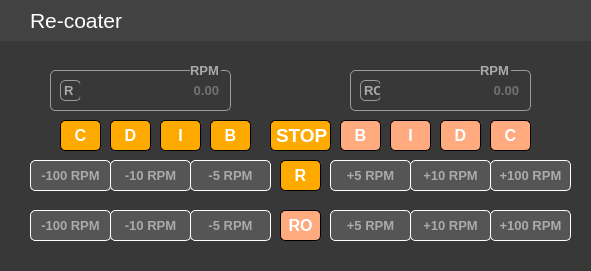
     <widget class="QFrame" name="frame_8">
      <property name="geometry">
       <rect>
        <x>1110</x>
        <y>720</y>
        <width>591</width>
        <height>271</height>
       </rect>
      </property>
      <property name="styleSheet">
       <string notr="true">background-color: rgb(56, 56, 56);
border:0px;</string>
      </property>
      <property name="frameShape">
       <enum>QFrame::StyledPanel</enum>
      </property>
      <property name="frameShadow">
       <enum>QFrame::Raised</enum>
      </property>
      <widget class="QFrame" name="frame_19">
       <property name="geometry">
        <rect>
         <x>0</x>
         <y>0</y>
         <width>601</width>
         <height>41</height>
        </rect>
       </property>
       <property name="styleSheet">
        <string notr="true">border:0px solid rgb(0,0,0);
background-color: rgb(66, 66, 66);</string>
       </property>
       <property name="frameShape">
        <enum>QFrame::StyledPanel</enum>
       </property>
       <property name="frameShadow">
        <enum>QFrame::Raised</enum>
       </property>
       <widget class="QLabel" name="label_18">
        <property name="geometry">
         <rect>
          <x>30</x>
          <y>0</y>
          <width>141</width>
          <height>41</height>
         </rect>
        </property>
        <property name="font">
         <font>
          <family>Arial</family>
          <pointsize>16</pointsize>
          <weight>50</weight>
          <bold>false</bold>
         </font>
        </property>
        <property name="styleSheet">
         <string notr="true">border:0px;
color: rgb(255, 255,255);
background-color: rgb(255, 255);</string>
        </property>
        <property name="text">
         <string>Re-coater</string>
        </property>
       </widget>
      </widget>
      <widget class="QPushButton" name="recoater">
       <property name="geometry">
        <rect>
         <x>280</x>
         <y>160</y>
         <width>41</width>
         <height>31</height>
        </rect>
       </property>
       <property name="font">
        <font>
         <family>Arial</family>
         <pointsize>12</pointsize>
         <weight>75</weight>
         <bold>true</bold>
        </font>
       </property>
       <property name="styleSheet">
        <string notr="true">color: rgb(255, 255, 255);
background-color: rgb(255, 170, 0);
border: 1px solid rgb(0,0,0);
border-radius:5px;</string>
       </property>
       <property name="text">
        <string>R</string>
       </property>
      </widget>
      <widget class="QPushButton" name="roller">
       <property name="geometry">
        <rect>
         <x>280</x>
         <y>210</y>
         <width>41</width>
         <height>31</height>
        </rect>
       </property>
       <property name="font">
        <font>
         <family>Arial</family>
         <pointsize>12</pointsize>
         <weight>75</weight>
         <bold>true</bold>
        </font>
       </property>
       <property name="styleSheet">
        <string notr="true">color: rgb(255, 255, 255);
background-color:rgb(255, 170, 127);
border: 1px solid rgb(0,0,0);
border-radius:5px;</string>
       </property>
       <property name="text">
        <string>RO</string>
       </property>
      </widget>
      <widget class="QPushButton" name="R5">
       <property name="geometry">
        <rect>
         <x>330</x>
         <y>160</y>
         <width>81</width>
         <height>31</height>
        </rect>
       </property>
       <property name="font">
        <font>
         <family>Arial</family>
         <pointsize>10</pointsize>
         <weight>75</weight>
         <bold>true</bold>
        </font>
       </property>
       <property name="styleSheet">
        <string notr="true">border:1px solid rgb(255,255,255);
border-radius:5px;
color: rgb(170, 170, 170);
background-color: rgb(85, 85, 85);</string>
       </property>
       <property name="text">
        <string>+5 RPM</string>
       </property>
      </widget>
      <widget class="QPushButton" name="R100">
       <property name="geometry">
        <rect>
         <x>490</x>
         <y>160</y>
         <width>81</width>
         <height>31</height>
        </rect>
       </property>
       <property name="font">
        <font>
         <family>Arial</family>
         <pointsize>10</pointsize>
         <weight>75</weight>
         <bold>true</bold>
        </font>
       </property>
       <property name="styleSheet">
        <string notr="true">border:1px solid rgb(255,255,255);
border-radius:5px;
color: rgb(170, 170, 170);
background-color: rgb(85, 85, 85);</string>
       </property>
       <property name="text">
        <string>+100 RPM</string>
       </property>
      </widget>
      <widget class="QPushButton" name="R10">
       <property name="geometry">
        <rect>
         <x>410</x>
         <y>160</y>
         <width>81</width>
         <height>31</height>
        </rect>
       </property>
       <property name="font">
        <font>
         <family>Arial</family>
         <pointsize>10</pointsize>
         <weight>75</weight>
         <bold>true</bold>
        </font>
       </property>
       <property name="styleSheet">
        <string notr="true">border:1px solid rgb(255,255,255);
border-radius:5px;
color: rgb(170, 170, 170);
background-color: rgb(85, 85, 85);</string>
       </property>
       <property name="text">
        <string>+10 RPM</string>
       </property>
      </widget>
      <widget class="QPushButton" name="RO100">
       <property name="geometry">
        <rect>
         <x>490</x>
         <y>210</y>
         <width>81</width>
         <height>31</height>
        </rect>
       </property>
       <property name="font">
        <font>
         <family>Arial</family>
         <pointsize>10</pointsize>
         <weight>75</weight>
         <bold>true</bold>
        </font>
       </property>
       <property name="styleSheet">
        <string notr="true">border:1px solid rgb(255,255,255);
border-radius:5px;
color: rgb(170, 170, 170);
background-color: rgb(85, 85, 85);</string>
       </property>
       <property name="text">
        <string>+100 RPM</string>
       </property>
      </widget>
      <widget class="QPushButton" name="RO10">
       <property name="geometry">
        <rect>
         <x>410</x>
         <y>210</y>
         <width>81</width>
         <height>31</height>
        </rect>
       </property>
       <property name="font">
        <font>
         <family>Arial</family>
         <pointsize>10</pointsize>
         <weight>75</weight>
         <bold>true</bold>
        </font>
       </property>
       <property name="styleSheet">
        <string notr="true">border:1px solid rgb(255,255,255);
border-radius:5px;
color: rgb(170, 170, 170);
background-color: rgb(85, 85, 85);</string>
       </property>
       <property name="text">
        <string>+10 RPM</string>
       </property>
      </widget>
      <widget class="QPushButton" name="RO5">
       <property name="geometry">
        <rect>
         <x>330</x>
         <y>210</y>
         <width>81</width>
         <height>31</height>
        </rect>
       </property>
       <property name="font">
        <font>
         <family>Arial</family>
         <pointsize>10</pointsize>
         <weight>75</weight>
         <bold>true</bold>
        </font>
       </property>
       <property name="styleSheet">
        <string notr="true">border:1px solid rgb(255,255,255);
border-radius:5px;
color: rgb(170, 170, 170);
background-color: rgb(85, 85, 85);</string>
       </property>
       <property name="text">
        <string>+5 RPM</string>
       </property>
      </widget>
      <widget class="QPushButton" name="mR100">
       <property name="geometry">
        <rect>
         <x>30</x>
         <y>160</y>
         <width>81</width>
         <height>31</height>
        </rect>
       </property>
       <property name="font">
        <font>
         <family>Arial</family>
         <pointsize>10</pointsize>
         <weight>75</weight>
         <bold>true</bold>
        </font>
       </property>
       <property name="styleSheet">
        <string notr="true">border:1px solid rgb(255,255,255);
border-radius:5px;
color: rgb(170, 170, 170);
background-color: rgb(85, 85, 85);</string>
       </property>
       <property name="text">
        <string>-100 RPM</string>
       </property>
      </widget>
      <widget class="QPushButton" name="mR10">
       <property name="geometry">
        <rect>
         <x>110</x>
         <y>160</y>
         <width>81</width>
         <height>31</height>
        </rect>
       </property>
       <property name="font">
        <font>
         <family>Arial</family>
         <pointsize>10</pointsize>
         <weight>75</weight>
         <bold>true</bold>
        </font>
       </property>
       <property name="styleSheet">
        <string notr="true">border:1px solid rgb(255,255,255);
border-radius:5px;
color: rgb(170, 170, 170);
background-color: rgb(85, 85, 85);</string>
       </property>
       <property name="text">
        <string>-10 RPM</string>
       </property>
      </widget>
      <widget class="QPushButton" name="mR5">
       <property name="geometry">
        <rect>
         <x>190</x>
         <y>160</y>
         <width>81</width>
         <height>31</height>
        </rect>
       </property>
       <property name="font">
        <font>
         <family>Arial</family>
         <pointsize>10</pointsize>
         <weight>75</weight>
         <bold>true</bold>
        </font>
       </property>
       <property name="styleSheet">
        <string notr="true">border:1px solid rgb(255,255,255);
border-radius:5px;
color: rgb(170, 170, 170);
background-color: rgb(85, 85, 85);</string>
       </property>
       <property name="text">
        <string>-5 RPM</string>
       </property>
      </widget>
      <widget class="QPushButton" name="mRO100">
       <property name="geometry">
        <rect>
         <x>30</x>
         <y>210</y>
         <width>81</width>
         <height>31</height>
        </rect>
       </property>
       <property name="font">
        <font>
         <family>Arial</family>
         <pointsize>10</pointsize>
         <weight>75</weight>
         <bold>true</bold>
        </font>
       </property>
       <property name="styleSheet">
        <string notr="true">border:1px solid rgb(255,255,255);
border-radius:5px;
color: rgb(170, 170, 170);
background-color: rgb(85, 85, 85);</string>
       </property>
       <property name="text">
        <string>-100 RPM</string>
       </property>
      </widget>
      <widget class="QPushButton" name="mRO10">
       <property name="geometry">
        <rect>
         <x>110</x>
         <y>210</y>
         <width>81</width>
         <height>31</height>
        </rect>
       </property>
       <property name="font">
        <font>
         <family>Arial</family>
         <pointsize>10</pointsize>
         <weight>75</weight>
         <bold>true</bold>
        </font>
       </property>
       <property name="styleSheet">
        <string notr="true">border:1px solid rgb(255,255,255);
border-radius:5px;
color: rgb(170, 170, 170);
background-color: rgb(85, 85, 85);</string>
       </property>
       <property name="text">
        <string>-10 RPM</string>
       </property>
      </widget>
      <widget class="QPushButton" name="mRO5">
       <property name="geometry">
        <rect>
         <x>190</x>
         <y>210</y>
         <width>81</width>
         <height>31</height>
        </rect>
       </property>
       <property name="font">
        <font>
         <family>Arial</family>
         <pointsize>10</pointsize>
         <weight>75</weight>
         <bold>true</bold>
        </font>
       </property>
       <property name="styleSheet">
        <string notr="true">border:1px solid rgb(255,255,255);
border-radius:5px;
color: rgb(170, 170, 170);
background-color: rgb(85, 85, 85);</string>
       </property>
       <property name="text">
        <string>-5 RPM</string>
       </property>
      </widget>
      <widget class="QFrame" name="frame_23">
       <property name="geometry">
        <rect>
         <x>50</x>
         <y>70</y>
         <width>181</width>
         <height>41</height>
        </rect>
       </property>
       <property name="styleSheet">
        <string notr="true">border: 1px solid rgb(155,155,155);
border-radius:5px;</string>
       </property>
       <property name="frameShape">
        <enum>QFrame::StyledPanel</enum>
       </property>
       <property name="frameShadow">
        <enum>QFrame::Raised</enum>
       </property>
       <widget class="QLabel" name="label_37">
        <property name="geometry">
         <rect>
          <x>10</x>
          <y>10</y>
          <width>21</width>
          <height>21</height>
         </rect>
        </property>
        <property name="font">
         <font>
          <family>Arial</family>
          <pointsize>10</pointsize>
          <weight>75</weight>
          <bold>true</bold>
         </font>
        </property>
        <property name="styleSheet">
         <string notr="true">BORDER:0PX;
color: rgb(170, 170, 170);</string>
        </property>
        <property name="text">
         <string>R</string>
        </property>
       </widget>
       <widget class="QLineEdit" name="recoaterRPM">
        <property name="geometry">
         <rect>
          <x>30</x>
          <y>10</y>
          <width>141</width>
          <height>21</height>
         </rect>
        </property>
        <property name="font">
         <font>
          <family>Arial</family>
          <pointsize>10</pointsize>
          <weight>75</weight>
          <bold>true</bold>
         </font>
        </property>
        <property name="styleSheet">
         <string notr="true">border:0px;color: rgb(170, 170, 170);</string>
        </property>
        <property name="alignment">
         <set>Qt::AlignRight|Qt::AlignTrailing|Qt::AlignVCenter</set>
        </property>
        <property name="placeholderText">
         <string>0.00</string>
        </property>
       </widget>
      </widget>
      <widget class="QFrame" name="frame_25">
       <property name="geometry">
        <rect>
         <x>350</x>
         <y>70</y>
         <width>181</width>
         <height>41</height>
        </rect>
       </property>
       <property name="styleSheet">
        <string notr="true">border: 1px solid rgb(155,155,155);
border-radius:5px;</string>
       </property>
       <property name="frameShape">
        <enum>QFrame::StyledPanel</enum>
       </property>
       <property name="frameShadow">
        <enum>QFrame::Raised</enum>
       </property>
       <widget class="QLabel" name="label_38">
        <property name="geometry">
         <rect>
          <x>10</x>
          <y>10</y>
          <width>21</width>
          <height>21</height>
         </rect>
        </property>
        <property name="font">
         <font>
          <family>Arial</family>
          <pointsize>10</pointsize>
          <weight>75</weight>
          <bold>true</bold>
         </font>
        </property>
        <property name="styleSheet">
         <string notr="true">BORDER:0PX;
color: rgb(170, 170, 170);</string>
        </property>
        <property name="text">
         <string>RO</string>
        </property>
       </widget>
       <widget class="QLineEdit" name="rollerRPM">
        <property name="geometry">
         <rect>
          <x>30</x>
          <y>10</y>
          <width>141</width>
          <height>21</height>
         </rect>
        </property>
        <property name="font">
         <font>
          <family>Arial</family>
          <pointsize>10</pointsize>
          <weight>75</weight>
          <bold>true</bold>
         </font>
        </property>
        <property name="styleSheet">
         <string notr="true">border:0px;color: rgb(170, 170, 170);</string>
        </property>
        <property name="alignment">
         <set>Qt::AlignRight|Qt::AlignTrailing|Qt::AlignVCenter</set>
        </property>
        <property name="placeholderText">
         <string>0.00</string>
        </property>
       </widget>
      </widget>
      <widget class="QLabel" name="label_40">
       <property name="geometry">
        <rect>
         <x>480</x>
         <y>60</y>
         <width>31</width>
         <height>21</height>
        </rect>
       </property>
       <property name="font">
        <font>
         <family>Arial</family>
         <pointsize>10</pointsize>
         <weight>75</weight>
         <bold>true</bold>
        </font>
       </property>
       <property name="styleSheet">
        <string notr="true">BORDER:0PX;
color: rgb(170, 170, 170);</string>
       </property>
       <property name="text">
        <string>RPM</string>
       </property>
      </widget>
      <widget class="QLabel" name="label_41">
       <property name="geometry">
        <rect>
         <x>190</x>
         <y>60</y>
         <width>31</width>
         <height>21</height>
        </rect>
       </property>
       <property name="font">
        <font>
         <family>Arial</family>
         <pointsize>10</pointsize>
         <weight>75</weight>
         <bold>true</bold>
        </font>
       </property>
       <property name="styleSheet">
        <string notr="true">BORDER:0PX;
color: rgb(170, 170, 170);</string>
       </property>
       <property name="text">
        <string>RPM</string>
       </property>
      </widget>
      <widget class="QLabel" name="label_35">
       <property name="geometry">
        <rect>
         <x>270</x>
         <y>120</y>
         <width>61</width>
         <height>31</height>
        </rect>
       </property>
       <property name="font">
        <font>
         <family>Arial</family>
         <pointsize>14</pointsize>
         <weight>75</weight>
         <bold>true</bold>
        </font>
       </property>
       <property name="styleSheet">
        <string notr="true">color: rgb(255, 255, 255);
background-color: rgb(255, 170, 0);
border: 1px solid rgb(0,0,0);
border-radius:5px;</string>
       </property>
       <property name="text">
        <string>STOP</string>
       </property>
      </widget>
      <widget class="QPushButton" name="changeDIR">
       <property name="geometry">
        <rect>
         <x>60</x>
         <y>120</y>
         <width>41</width>
         <height>31</height>
        </rect>
       </property>
       <property name="font">
        <font>
         <family>Arial</family>
         <pointsize>12</pointsize>
         <weight>75</weight>
         <bold>true</bold>
        </font>
       </property>
       <property name="styleSheet">
        <string notr="true">color: rgb(255, 255, 255);
background-color: rgb(255, 170, 0);
border: 1px solid rgb(0,0,0);
border-radius:5px;</string>
       </property>
       <property name="text">
        <string>C</string>
       </property>
      </widget>
      <widget class="QPushButton" name="decStop">
       <property name="geometry">
        <rect>
         <x>110</x>
         <y>120</y>
         <width>41</width>
         <height>31</height>
        </rect>
       </property>
       <property name="font">
        <font>
         <family>Arial</family>
         <pointsize>12</pointsize>
         <weight>75</weight>
         <bold>true</bold>
        </font>
       </property>
       <property name="styleSheet">
        <string notr="true">color: rgb(255, 255, 255);
background-color: rgb(255, 170, 0);
border: 1px solid rgb(0,0,0);
border-radius:5px;</string>
       </property>
       <property name="text">
        <string>D</string>
       </property>
      </widget>
      <widget class="QPushButton" name="instStop">
       <property name="geometry">
        <rect>
         <x>160</x>
         <y>120</y>
         <width>41</width>
         <height>31</height>
        </rect>
       </property>
       <property name="font">
        <font>
         <family>Arial</family>
         <pointsize>12</pointsize>
         <weight>75</weight>
         <bold>true</bold>
        </font>
       </property>
       <property name="styleSheet">
        <string notr="true">color: rgb(255, 255, 255);
background-color: rgb(255, 170, 0);
border: 1px solid rgb(0,0,0);
border-radius:5px;</string>
       </property>
       <property name="text">
        <string>I</string>
       </property>
      </widget>
      <widget class="QPushButton" name="brake">
       <property name="geometry">
        <rect>
         <x>210</x>
         <y>120</y>
         <width>41</width>
         <height>31</height>
        </rect>
       </property>
       <property name="font">
        <font>
         <family>Arial</family>
         <pointsize>12</pointsize>
         <weight>75</weight>
         <bold>true</bold>
        </font>
       </property>
       <property name="styleSheet">
        <string notr="true">color: rgb(255, 255, 255);
background-color: rgb(255, 170, 0);
border: 1px solid rgb(0,0,0);
border-radius:5px;</string>
       </property>
       <property name="text">
        <string>B</string>
       </property>
      </widget>
      <widget class="QPushButton" name="Rbrake">
       <property name="geometry">
        <rect>
         <x>340</x>
         <y>120</y>
         <width>41</width>
         <height>31</height>
        </rect>
       </property>
       <property name="font">
        <font>
         <family>Arial</family>
         <pointsize>12</pointsize>
         <weight>75</weight>
         <bold>true</bold>
        </font>
       </property>
       <property name="styleSheet">
        <string notr="true">color: rgb(255, 255, 255);
background-color:rgb(255, 170, 127);
border: 1px solid rgb(0,0,0);
border-radius:5px;</string>
       </property>
       <property name="text">
        <string>B</string>
       </property>
      </widget>
      <widget class="QPushButton" name="RinstStop">
       <property name="geometry">
        <rect>
         <x>390</x>
         <y>120</y>
         <width>41</width>
         <height>31</height>
        </rect>
       </property>
       <property name="font">
        <font>
         <family>Arial</family>
         <pointsize>12</pointsize>
         <weight>75</weight>
         <bold>true</bold>
        </font>
       </property>
       <property name="styleSheet">
        <string notr="true">color: rgb(255, 255, 255);
background-color:rgb(255, 170, 127);
border: 1px solid rgb(0,0,0);
border-radius:5px;</string>
       </property>
       <property name="text">
        <string>I</string>
       </property>
      </widget>
      <widget class="QPushButton" name="RdecStop">
       <property name="geometry">
        <rect>
         <x>440</x>
         <y>120</y>
         <width>41</width>
         <height>31</height>
        </rect>
       </property>
       <property name="font">
        <font>
         <family>Arial</family>
         <pointsize>12</pointsize>
         <weight>75</weight>
         <bold>true</bold>
        </font>
       </property>
       <property name="styleSheet">
        <string notr="true">color: rgb(255, 255, 255);
background-color:rgb(255, 170, 127);
border: 1px solid rgb(0,0,0);
border-radius:5px;</string>
       </property>
       <property name="text">
        <string>D</string>
       </property>
      </widget>
      <widget class="QPushButton" name="RchangeDIR">
       <property name="geometry">
        <rect>
         <x>490</x>
         <y>120</y>
         <width>41</width>
         <height>31</height>
        </rect>
       </property>
       <property name="font">
        <font>
         <family>Arial</family>
         <pointsize>12</pointsize>
         <weight>75</weight>
         <bold>true</bold>
        </font>
       </property>
       <property name="styleSheet">
        <string notr="true">color: rgb(255, 255, 255);
background-color:rgb(255, 170, 127);
border: 1px solid rgb(0,0,0);
border-radius:5px;</string>
       </property>
       <property name="text">
        <string>C</string>
       </property>
      </widget>
     </widget>
